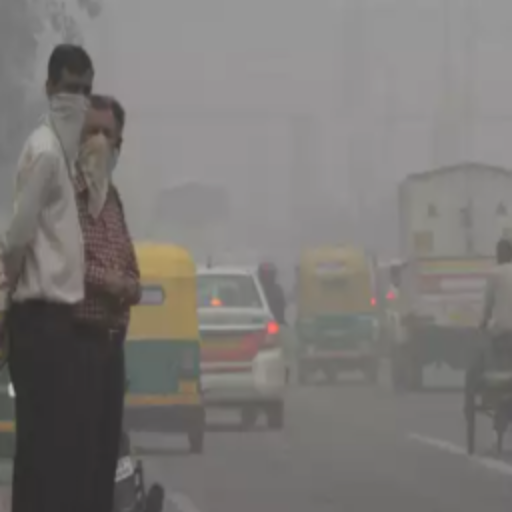
#> input picture Dataset/TEST/POOR/283.png, 512 x 512 px; its folder holds 2 pictures in this run
$ python imageCompressor.py
#> lines starting #> are read from the running program, lines starting #| are printed output that depends on the picture
import cv2
import numpy as np
import os
from pathlib import Path
import glob

#Prints all the image paths which will be used to resize the data

# get the path/directory
folder_dir = 'D:\Sayyam AQI Model\Dataset\TEST\POOR'

# iterate over files in that directory
image_paths = []
for images in glob.iglob(f'{folder_dir}/*'):

    # To consider all the type of images
    if (images.endswith(".png") or images.endswith(".jpg")
        or images.endswith(".jpeg")):
        image_paths.append(images)
#> pass 2 of the loop `for images in glob.iglob(f'{folder_dir}/*'):`:

# Insert all the image paths from the list created using the above method.
print(image_paths)
for path in image_paths:
    print(path)
    image = cv2.imread(path, 1)
#> image is the input picture: shape (512, 512, 3); mean B, G, R 118.2, 120.7, 123.7

    # Loading the image
    xshape = image.shape[1]
#> xshape = 512
    yshape = image.shape[0]
#> yshape = 512
    half = cv2.resize(image, (0, 0), fx = 0.1, fy = 0.1)
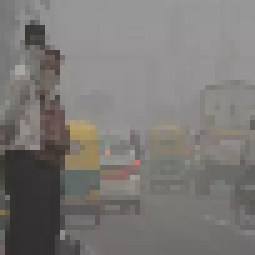
#> half: shape (51, 51, 3) (shown 5 times larger); mean B, G, R 118.4, 121, 124
    bigger = cv2.resize(image, (xshape, yshape))

    stretch_near = cv2.resize(image, (512, 512),
                interpolation = cv2.INTER_LINEAR)

    image_name = os.path.basename(path).split('/')[-1]
    newdir = "D:\Sayyam AQI Model\Dataset\TEST\POOR"
    os.chdir(newdir)
    updated_image = cv2.imwrite(image_name, stretch_near)
#> pass 2 of the loop `for path in image_paths:`:
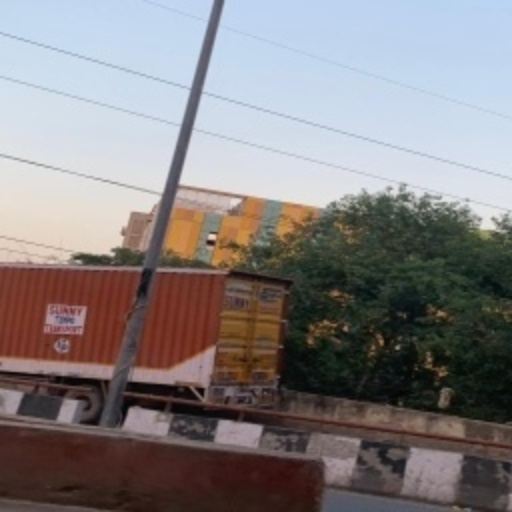
#> input picture Dataset/TEST/POOR/98.jpeg, 512 x 512 px
#> image is the input picture: shape (512, 512, 3); mean B, G, R 127.8, 126.8, 132
#> `half = cv2.resize(image, (0, 0), fx = 0.1, fy = 0.1)`:
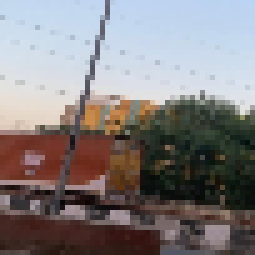
#> half: shape (51, 51, 3) (shown 5 times larger); mean B, G, R 128, 127, 132.2
